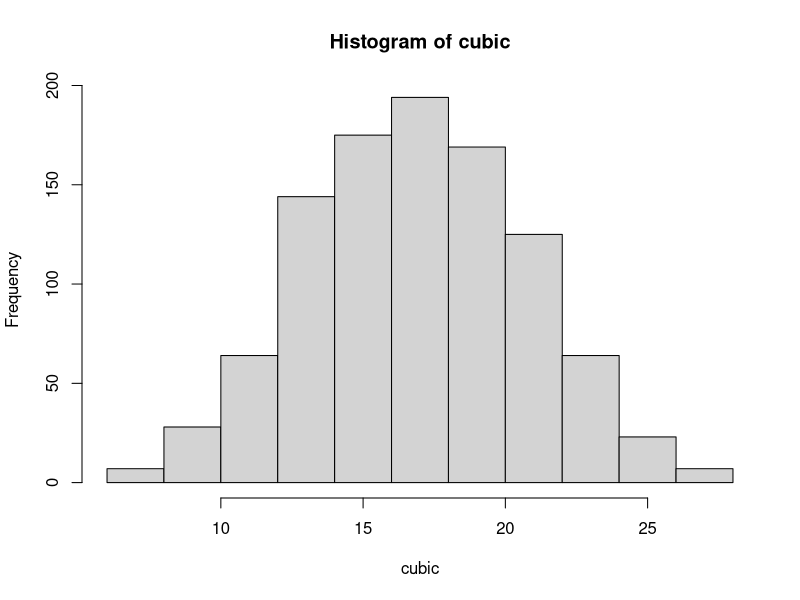
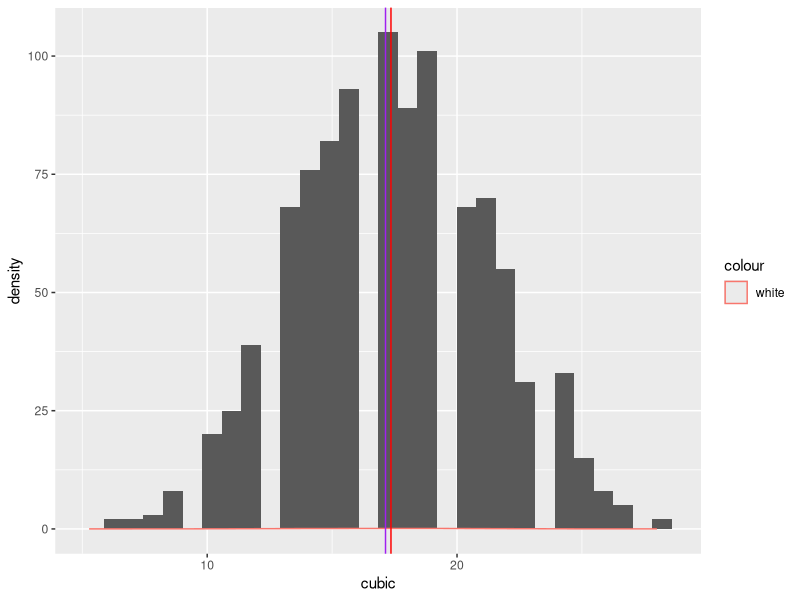
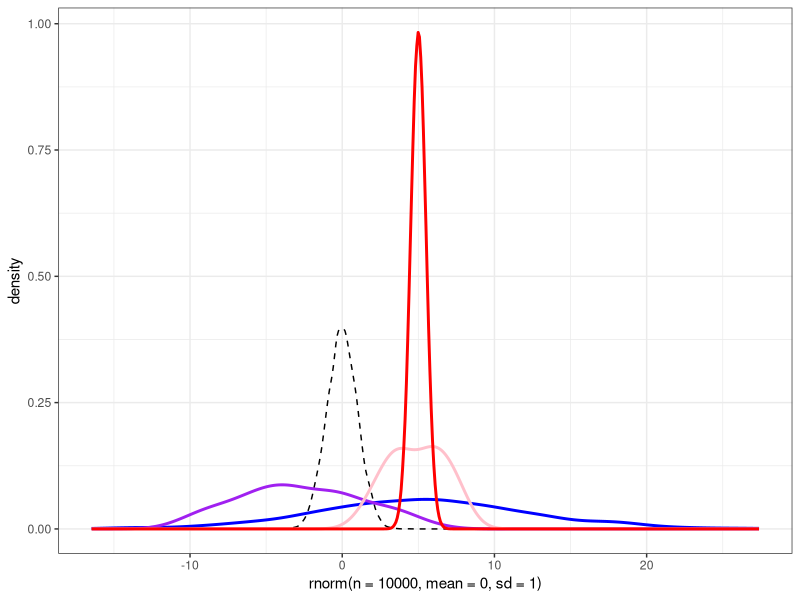
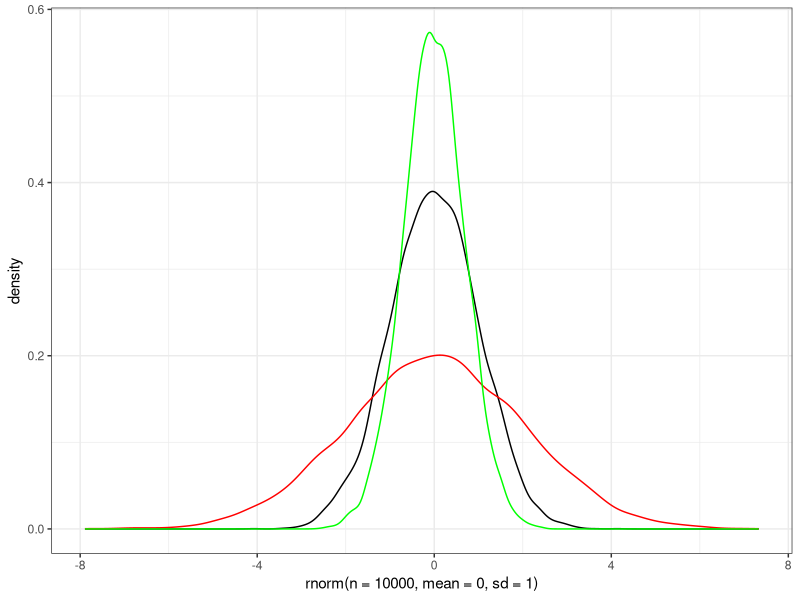
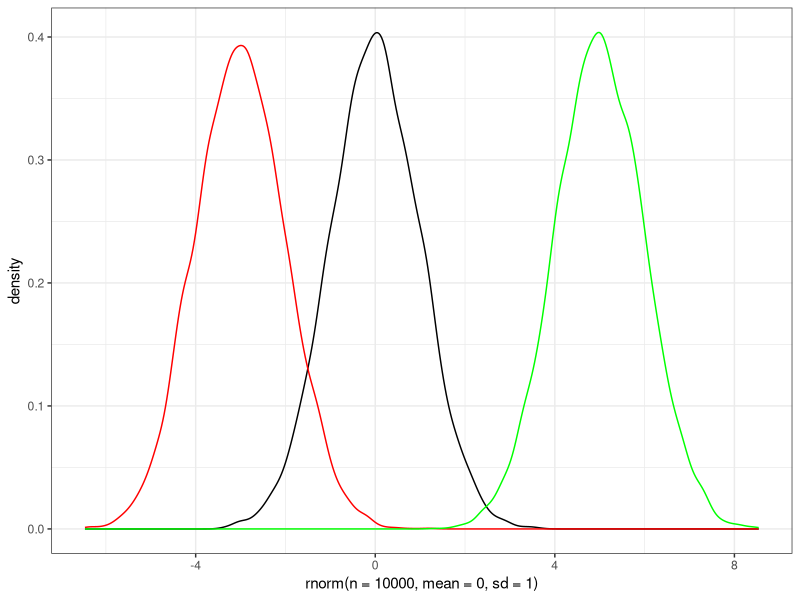
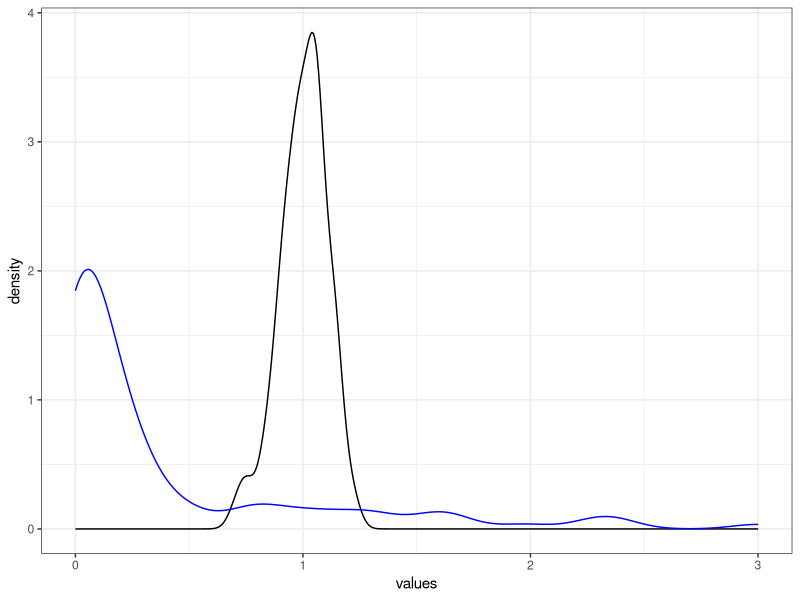
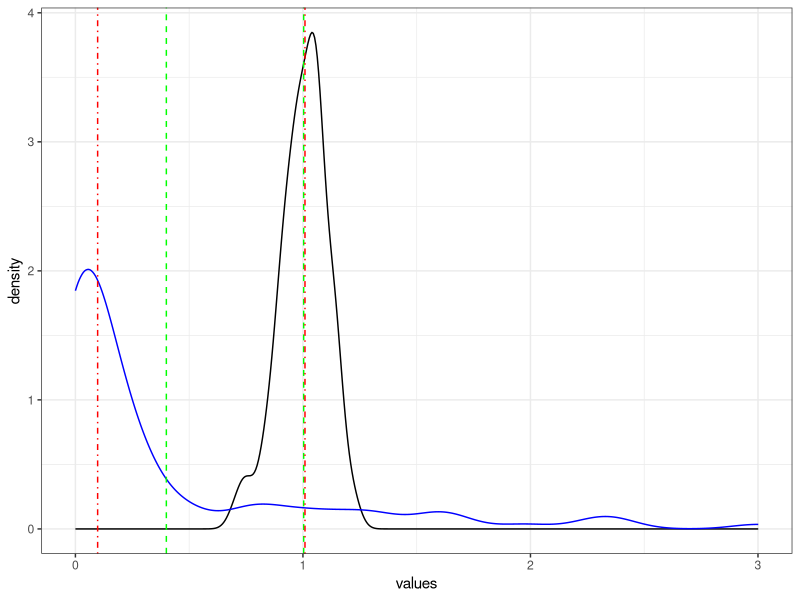
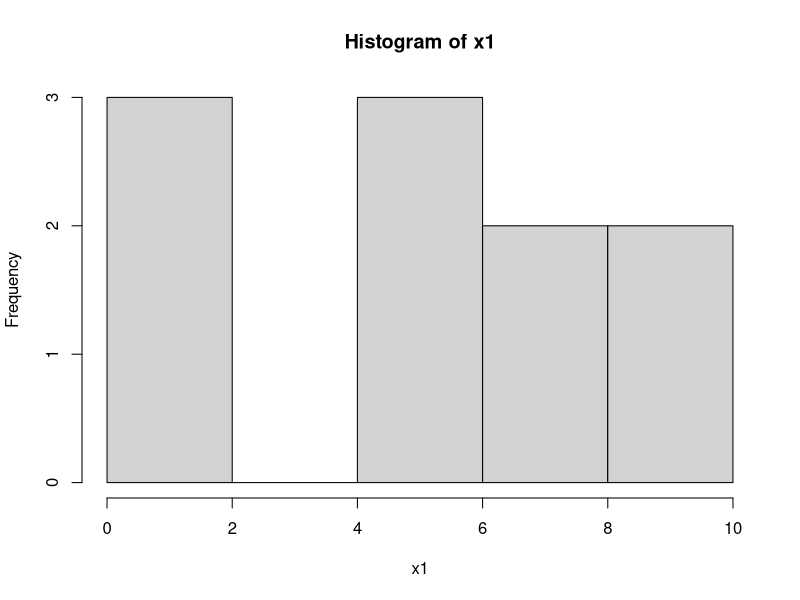

These figures' R source, in order:
set.seed(42)
###============= Normal Distribution =============
library(tidyverse)
n_iterations <- 1000
n_cubes <- 5

cubic <- c()
for (i in seq(1, n_iterations)){
  cubic <- c(cubic, sum(sample(seq(1,6), n_cubes, replace = T)))
}

hist(cubic)

m <- mean(cubic); m
std <- sd(cubic); std
ref <- rnorm(n=n_iterations, mean=m, sd=std)
ggplot(data=NULL) +
  geom_histogram(aes(cubic))+
  geom_density(aes(ref, color='white')) +
  geom_vline(xintercept = m, color='red') +
  geom_vline(xintercept = mean(ref), color='purple')

N=10e5
M=5
STD=.5
ggplot(data=NULL) +
  geom_density(aes(rnorm(n=10000, mean=0, sd=1)), color='black', linetype = 'dashed')+
  geom_density(aes(rnorm(n=1000, mean=5, sd=7)), color='blue', linewidth = 1)+
  geom_density(aes(rnorm(n=100, mean=-3, sd=3.5)), color='purple', linewidth = 1)+
  geom_density(aes(rnorm(n=10, mean=4, sd=1.9)), color='pink', linewidth = 1)+
  geom_density(aes(rnorm(n=N, mean=M, sd=STD)), color='red', linewidth = 1)+
  theme_bw()

ggplot(data=NULL) +
  geom_density(aes(rnorm(n=10000, mean=0, sd=1)), color='black')+
  geom_density(aes(rnorm(n=10000, mean=0, sd=2)), color='red')+
  geom_density(aes(rnorm(n=10000, mean=0, sd=.7)), color='green')+
  theme_bw()


ggplot(data=NULL) +
  geom_density(aes(rnorm(n=10000, mean=0, sd=1)), color='black')+
  geom_density(aes(rnorm(n=10000, mean=-3, sd=1)), color='red')+
  geom_density(aes(rnorm(n=10000, mean=5, sd=1)), color='green')+
  theme_bw()

###============= The first momentum =============
set.seed(42)
a <- rnorm(n=100, mean=1, sd=.1)
b <- rgamma(n=100, shape=.4)
ggplot(data=NULL) +
  geom_density(aes(a), color='black') +
  geom_density(aes(b), color='blue') +
  labs(x='values')+
  theme_bw()

mean(a); mean(b)
median(a); median(b)

ggplot(data=NULL) +
  geom_density(aes(a), color='black') +
  geom_density(aes(b), color='blue') +
  labs(x='values')+
  geom_vline(xintercept = mean(a), color='green', linetype='dashed') +
  geom_vline(xintercept = mean(b), color='green', linetype='dashed') +
  geom_vline(xintercept = median(a), color='red', linetype=4) +
  geom_vline(xintercept = median(b), color='red', linetype=4) +
  theme_bw()

y <- c(1,2,3,2,3,4,3,5,2)
mode <- function(y) {
  ind <- which(table(y)==max(table(y)))
  return(table(y)[ind])
}

mode(y)

###============= Deviations =============
x1 <- c(1,  1,  2,  5,  5,  6,  8,  8, 10, 10)
x2 <- c(1,  3,  4,  4,  5,  6,  7,  7,  9, 10)

mean(x1); mean(x2)
median(x1); median(x2)
range(x1); range(x2)

hist(x1)
hist(x2)

sd(x1)
sd(x2)

quantile(x1)
quantile(x2)

IQR(x1)
IQR(x2)
x <- x1
q1 <- quantile(x, .25)
q3 <- quantile(x, .75)
iqr <- IQR(x)
lower_bound <- q1 - iqr * 1.5
higher_bound <- q3 + iqr * 1.5
ans <- which((x < lower_bound) | (x > higher_bound))
lower_bound; higher_bound

is_outlier <- function(x){
  q1 <- quantile(x, .25)
  q3 <- quantile(x, .75)
  iqr <- IQR(x)
  lower_bound <- q1 - iqr * 1.5
  higher_bound <- q3 + iqr * 1.5
  ans <- which((x < lower_bound) | (x > higher_bound))
  return(x[ans])
}

outs <- c(1,2,3,1,4,2,3,1,4,2,3,2,2,3,1,0,755, 756)
is_outlier(outs)
